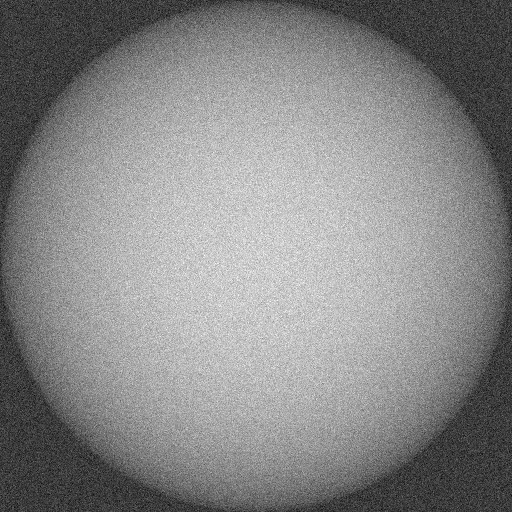
#> input picture DIP-HW2/data/q3/a.png, 512 x 512 px, found by its file name
$ jupyter execute Q3.ipynb
#> lines starting #> are read from the running program, lines starting #| are printed output that depends on the picture; after the words box and inside, x2 and y2 are one past the last pixel; in counts of white or black regions, pixels touching at a corner belong together; long printed decimals are rounded
### Question 3: Pixel Intensity Calibration Issues – Problem Statement

In this task, a hemisphere is placed on a flat black surface and imaged using a camera directly above it, aligned with the hemisphere’s center. The camera uses an orthogonal projection and captures the top view of the hemisphere as a perfect circle. The vertical distance between the hemisphere’s top and the camera lens is fixed at **2R**, and the image is cropped so that the circular projection fits exactly within the image frame.

In folder `data/q3`, four sample scenarios are provided where pixel intensity calibration issues are visible on the factory monitor. The goal is to:

- **3-a to 3-d**: Identify the intensity-related issue in each image,
- Apply appropriate **corrections based on Section 3.2** of the textbook (e.g., bias correction, flat-field correction, shading removal),
- Compute the **mean intensity** of the corrected image,
- Compare each with the reference intensity from **Problem 2-f**,
- Finally, **discuss the calibration effect** of each correction technique.

[cell 1]
import numpy as np
import cv2
import matplotlib.pyplot as plt
from sklearn.metrics import mean_squared_error

[cell 2]
image_paths = {
    'a': '/mnt/e/Term 4/HW/DIP-HW2/data/q3/a.png',
    'b': '/mnt/e/Term 4/HW/DIP-HW2/data/q3/b.png',
    'c': '/mnt/e/Term 4/HW/DIP-HW2/data/q3/c.png',
    'd': '/mnt/e/Term 4/HW/DIP-HW2/data/q3/d.png'
}

images = {name: cv2.imread(path, cv2.IMREAD_GRAYSCALE) for name, path in image_paths.items()}
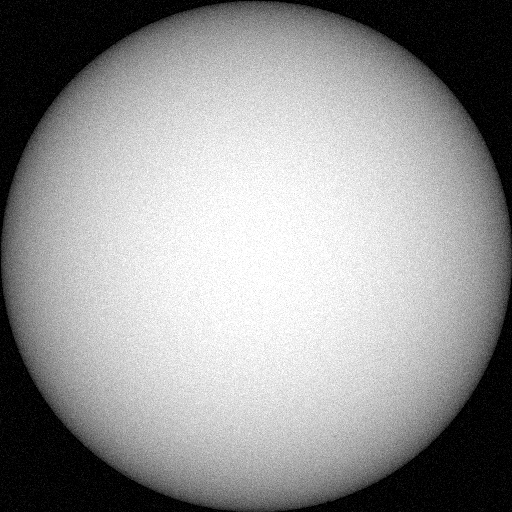
#> input picture DIP-HW2/data/q3/b.png, 512 x 512 px, found by its file name
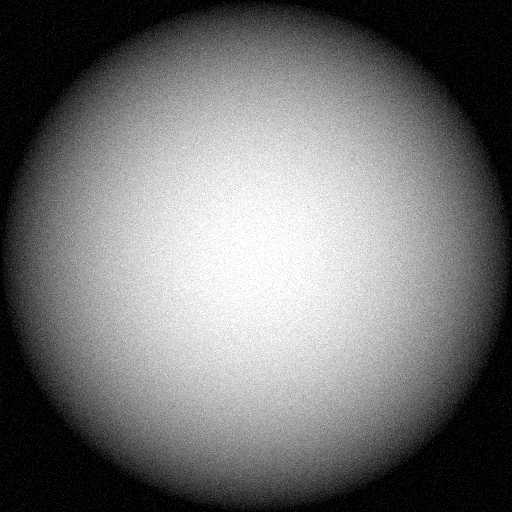
#> input picture DIP-HW2/data/q3/c.png, 512 x 512 px, found by its file name
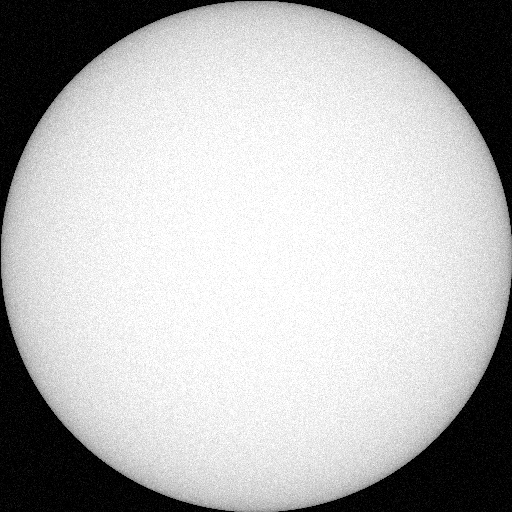
#> input picture DIP-HW2/data/q3/d.png, 512 x 512 px, found by its file name
#> images = 4 items

for str in 'abcd':
    print(f'Shape of image {str} is : {images[str].shape}')

[cell 3]
mean_intensities = {name: np.mean(img) for name, img in images.items()}
#> mean_intensities = {'a': 134.9, 'b': 148.2, 'c': 114.2, 'd': 181.9}

[cell 4]
fig, axes = plt.subplots(1, 4, figsize=(16, 4))
for ax, (name, img) in zip(axes, images.items()):
    ax.imshow(img, cmap='gray')
    ax.set_title(f"Image {name}\nMean Intensity: {mean_intensities[name]:.2f}")
    ax.axis("off")
#> this loop made 4 passes
#> name on passes 1 to 4: 'a', 'b', 'c', 'd'

plt.suptitle("Original Images and Their Mean Intensities")
plt.show()

[cell 5]
plt.figure(figsize=(12, 8))
for i, (name, img) in enumerate(images.items(), 1):
    plt.subplot(2, 2, i)
    plt.hist(img.ravel(), bins=256, range=[0, 256])
    plt.title(f'Histogram of image {name}')

plt.show
#> figure, not shown here; panel 1: tallest bar 6312 high, from x = 179 to 180; panel 2: tallest bar 30265 high, from x = 0 to 1; panel 3: tallest bar 31828 high, from x = 0 to 1; panel 4: tallest bar 30274 high, from x = 0 to 1

## To fix the problem of picture a:

[cell 6]
def piecewise_linear_contrast(img, r1, s1, r2, s2):
#> called with r1 = 70, s1 = 25, r2 = 205, s2 = 230
    img = img.astype(np.float32)

    img[img <= r1] = (s1 / r1) * img[img <= r1]
#> img: shape (512, 512) float32; min 0, max 255, mean 128.6
    img[(r1 < img) & (img <= r2)] = ((s2 - s1)/ (r2 - r1)) * (img[(r1 <= img) & (img <= r2)] - r1) + s1
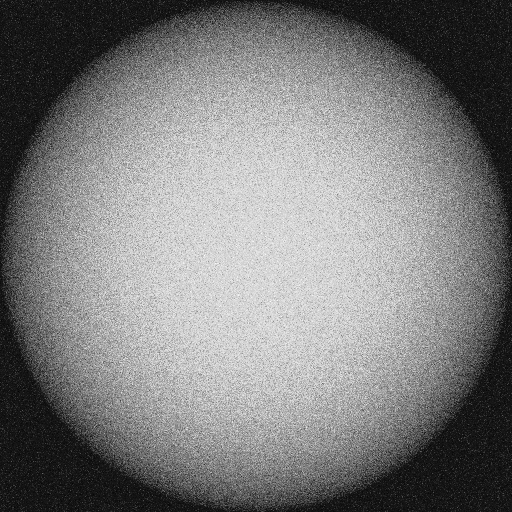
#> img: shape (512, 512) float32; min 0, max 255, mean 125.3
    img[img > r2] = ((255 - s2) / (255 - r2)) * (img[img > r2] - r2) + s2
#> img: shape (512, 512) float32; 16.48% of pixels changed, all inside (x1, y1, x2, y2) = (53, 39, 472, 455)

    return np.clip(img, 0, 255).astype(np.uint8)

[cell 7]
enhanced_img_a = piecewise_linear_contrast(images['a'], 70, 25, 205, 230)

[cell 8]
mean_intensity = np.mean(enhanced_img_a)
#> mean_intensity = 128.1

plt.figure(figsize=(10, 5))
plt.subplot(1, 2, 1)
plt.imshow(images['a'], cmap='grey')
plt.title('Original image - a')
plt.axis('off')
plt.subplot(1, 2, 2)
plt.imshow(enhanced_img_a, cmap='grey')
plt.title(f'Enhanced image - a with mean intensity: {mean_intensity:.3f}')
plt.axis('off')
#> Out = (-0.5, 511.5, 511.5, -0.5)

[cell 9]
plt.figure(figsize=(6, 4))
plt.hist(enhanced_img_a.ravel(), bins=256, range=[0, 256])
plt.show()
#> figure, not shown here; tallest bar 6990 high, from x = 23 to 24

## To fix the problem of picture b:

[cell 10]
def replace_intensity_range(img, lower, upper, new_value):
    """
    Replace all pixel values in the range [lower, upper] with new_value.
    Pixels outside the range remain unchanged.

    Parameters:
        img (ndarray): Input grayscale image (uint8).
        lower (int): Lower bound of intensity range (inclusive).
        upper (int): Upper bound of intensity range (inclusive).
        new_value (int): Value to assign within the range.

    Returns:
        ndarray: Modified image.
    """
#> called with lower = 0, upper = 15, new_value = 5
    output = img.copy()
#> output is the input picture: shape (512, 512); min 0, max 255, mean 148.2
    mask = (img >= lower) & (img <= upper)
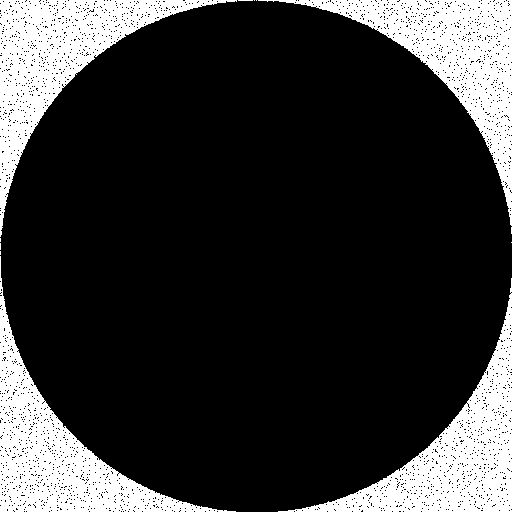
#> mask: shape (512, 512) bool; 20.3% white; 12 white regions (8 under 20 px), largest, box (x1, y1, x2, y2) and area: (0, 0, 237, 237) 13533, (258, 0, 512, 226) 13326, (0, 256, 236, 512) 13247, (278, 278, 512, 512) 13089
    output[mask] = new_value
#> output: shape (512, 512); 19.55% of pixels changed, all inside (x1, y1, x2, y2) = (0, 0, 512, 512)
    return output

[cell 11]
enhanced_img_b = replace_intensity_range(images['b'], 0, 15, 5)

[cell 12]
plt.figure(figsize=(10, 4))

plt.subplot(1, 2, 1)
plt.title('Original Image')
plt.imshow(images['b'], cmap='gray')
plt.axis('off')

plt.subplot(1, 2, 2)
plt.title(f'Intensity [0-15] → 5')
plt.imshow(enhanced_img_b, cmap='gray')
plt.axis('off')

plt.tight_layout()
plt.show()

[cell 13]
plt.figure(figsize=(6, 4))
plt.hist(enhanced_img_b.ravel(), bins=256, range=[0, 256])
plt.show()
#> figure, not shown here; tallest bar 53235 high, from x = 5 to 6

[cell 14]
plt.figure(figsize=(6, 4))
plt.hist(images['b'].ravel(), bins=256, range=[0, 256])
plt.show()
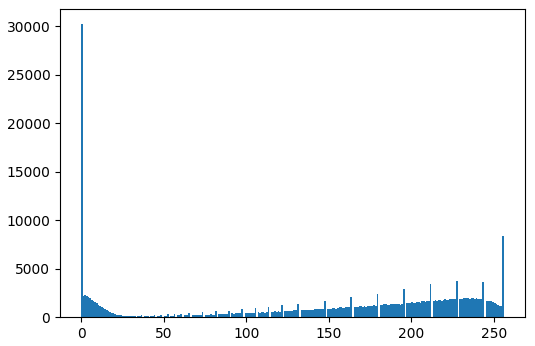
#> figure drawn by matplotlib, 1 panel; tallest bar 30265 high, from x = 0 to 1

[cell 15]
mean_intensity_b = np.mean(enhanced_img_b)
#> mean_intensity_b = 148.6
print(f'{mean_intensity_b:.3f}')
#| 148.630

## To fix the problem of picture c:

[cell 16]
def gamma_correction(image, gamma):
#> called with gamma = 0.67
    norm_image = image / 255    #0-1
    gamma_image = np.power(norm_image, gamma)
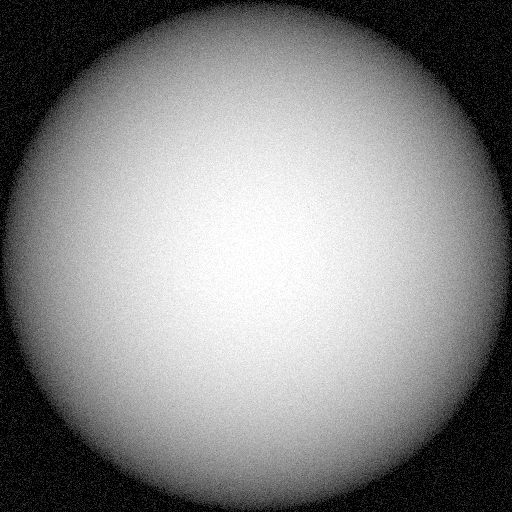
#> gamma_image: shape (512, 512) float64; min 0, max 1, mean 0.528

    return np.uint8(gamma_image * 255)

[cell 17]
gamma = 0.67

corrected_image_c = gamma_correction(images['c'], gamma)

[cell 18]
plt.figure(figsize=(16, 8))
plt.title(f'Original image vs corrected image using gamma({gamma}) transformation')
plt.axis('off')

plt.subplot(1, 2, 1)
plt.imshow(images['c'], cmap='grey')
plt.axis('off')

plt.subplot(1, 2, 2)
plt.imshow(corrected_image_c, cmap='grey')
plt.axis('off')
#> Out = (-0.5, 511.5, 511.5, -0.5)

[cell 19]
print(np.mean(corrected_image_c))
#| 134.153

## To fix the problem of image d:

[cell 20]
def gamma_correction(image, gamma, c=1):
#> called with gamma = 2.51, c = 0.9
    norm_image = image / 255    # 0-1
    gamma_image = (np.power(norm_image, gamma)) * c
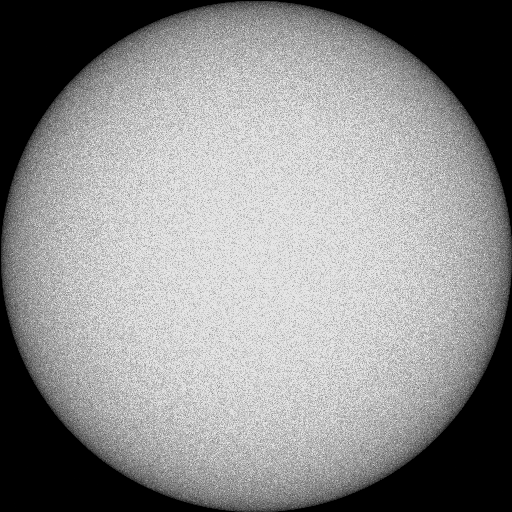
#> gamma_image: shape (512, 512) float64; min 0, max 0.9, mean 0.56

    return np.uint8(gamma_image * 255)

[cell 21]
gamma = 2.51

corrected_image_d = gamma_correction(images['d'], gamma, c=0.9)

[cell 22]
plt.figure(figsize=(16, 8))
plt.title(f'Original image vs corrected image using gamma({gamma}) transformation')
plt.axis('off')

plt.subplot(1, 2, 1)
plt.imshow(images['d'], cmap='grey')
plt.axis('off')

plt.subplot(1, 2, 2)
plt.imshow(corrected_image_d, cmap='grey')
plt.axis('off')
#> Out = (-0.5, 511.5, 511.5, -0.5)

[cell 23]
print(np.mean(corrected_image_d))
#| 142.455

[cell 24]
ideal_image = enhanced_img_b
ideal_image.shape
#> Out = (512, 512)

[cell 25]
def find_best_gamma(image_input, image_reference, gamma_range, c=1):
#> called with gamma_range = (0.01, 5.01, 0.1), c = 0.9
    mse_values = []
    gammas = np.arange(*gamma_range)

    for gamma in gammas:
        corrected = gamma_correction(image_input, gamma, c)
        mse = mean_squared_error(image_reference.flatten(), corrected.flatten())
        mse_values.append(mse)
#> this loop made 50 passes
#> mse on passes 1 to 12: 7978.5, 5205.9, 3782.7, 2990.7, 2491.7, 2146.7, 1886.7, 1675.5, 1500.6, 1347.4, 1215.2, 1094.8
#> pass 1, in gamma_correction (call 2), `gamma_image = (np.power(norm_image, gamma)) * c`:
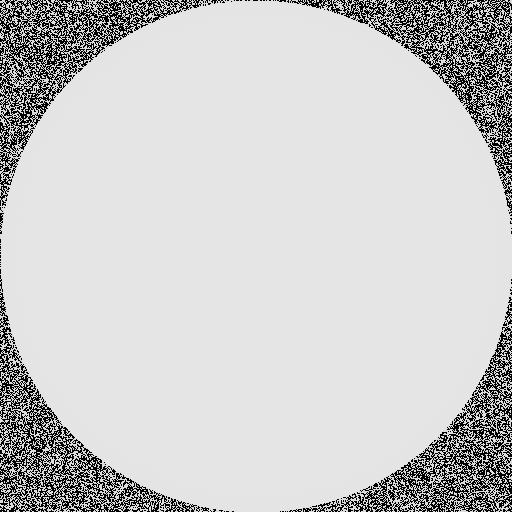
#> gamma_image: shape (512, 512) float64; min 0, max 0.9, mean 0.792
#> image_input is the input picture: shape (512, 512); min 0, max 255, mean 181.9
#> after the loop, mse_values = 50 values, max 7978.5 at index 0, min 511.7 at index 23, mean 1329

    best_gamma = gammas[np.argmin(mse_values)]
#> best_gamma = 2.31
    print(f"Best gamma: {best_gamma:.2f} with MSE: {min(mse_values):.2f}")
#| Best gamma: 2.31 with MSE: 511.72

    # Plotting
    plt.figure(figsize=(10, 4))
    plt.plot(gammas, mse_values)
    plt.xlabel("Gamma")
    plt.ylabel("MSE")
    plt.title("Gamma vs MSE")
    plt.grid(True)
    plt.show()
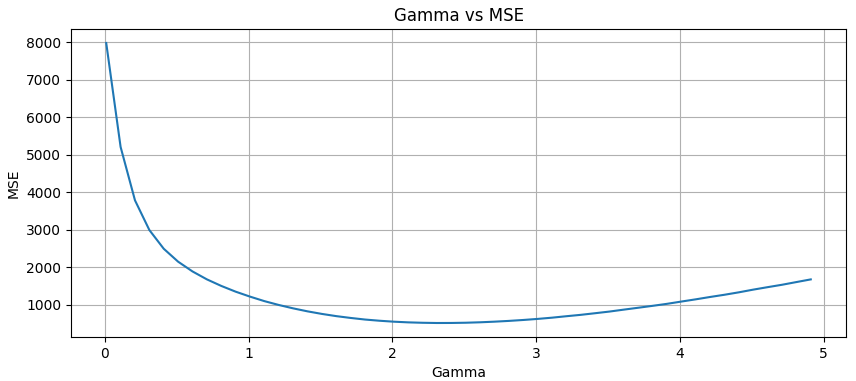
#> figure drawn by matplotlib, 1 panel; curve peaks at x = 0.01, y = 7978.5

    return best_gamma, mse_values


best_gamma, all_mse = find_best_gamma(images['d'], ideal_image, gamma_range=(0.01, 5.01, 0.1), c=0.9)
#> best_gamma = 2.31; all_mse has the same summary as mse_values in find_best_gamma
